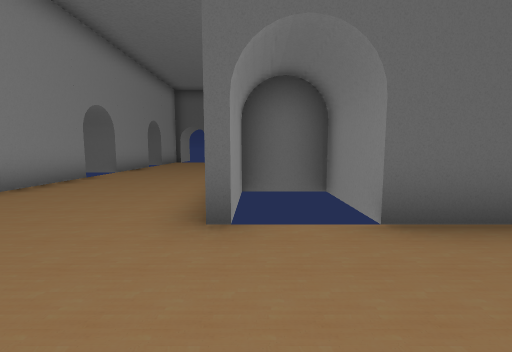
[1] (above)

21 first-person views from a walk through a level from a Godot 3-D game. The camera is 1.5 m above the floor, tilts 6° down and sees 90° across. The floor is counted in squares, 2 m on a side. Each view is taken from the middle of a square. On the plan, view 1 faces up. The plan holds only what a view shows up to about 9 squares ahead; the rest is blank. The place goes on beyond the plan.

[2]
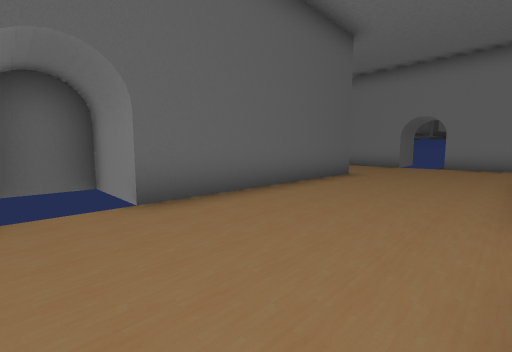

[3]
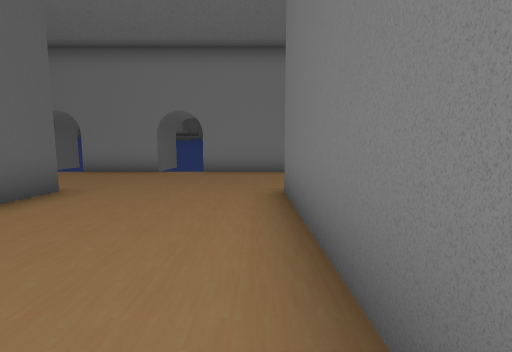

[4]
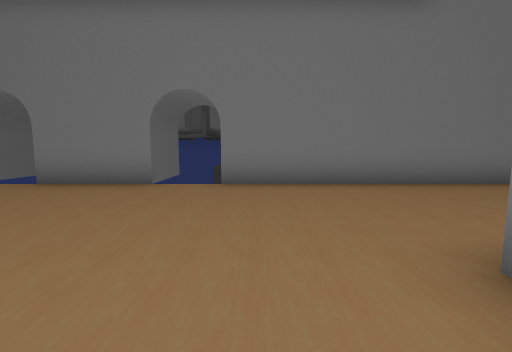

[5]
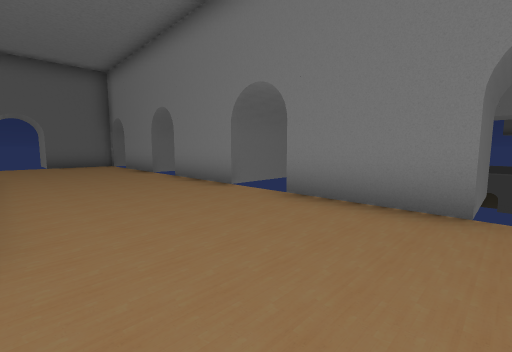

[6]
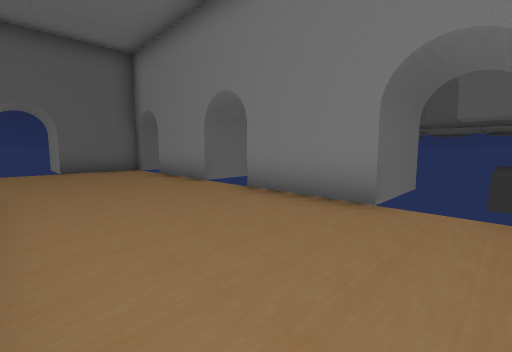

[7]
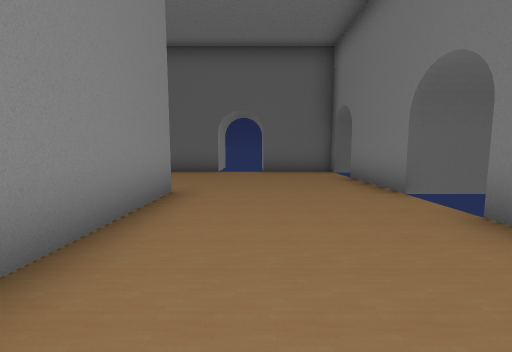

[8]
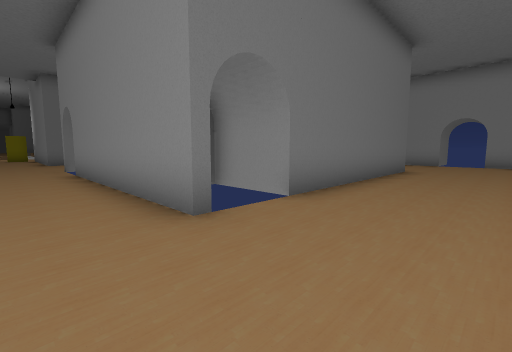

[9]
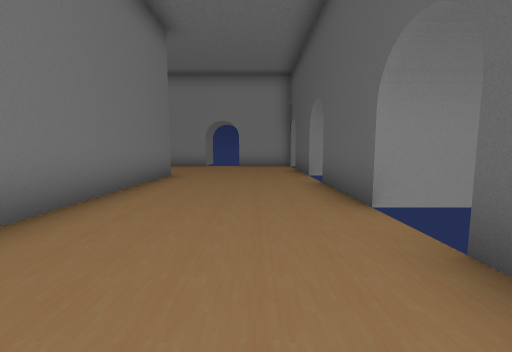

[10]
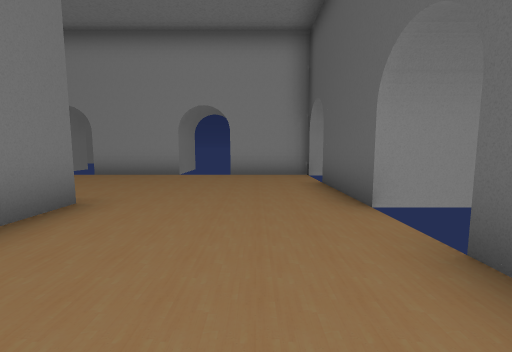

[11]
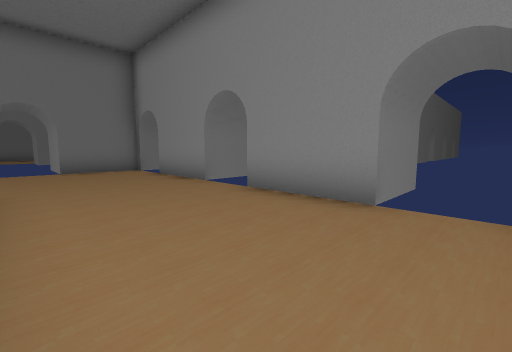

[12]
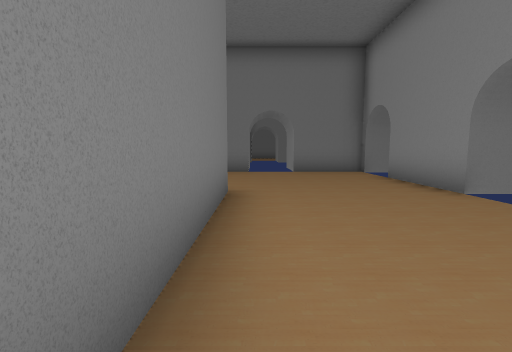

[13]
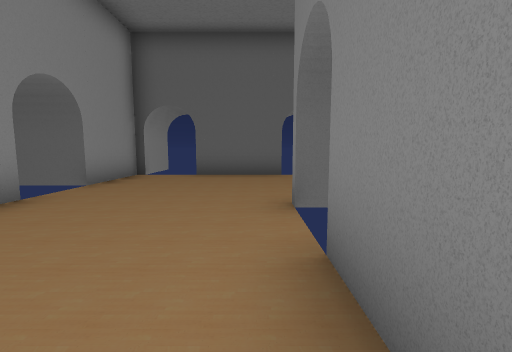

[14]
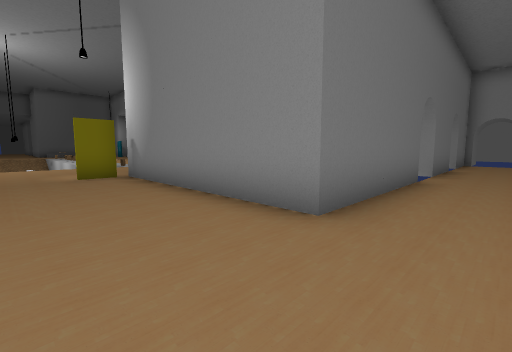

[15]
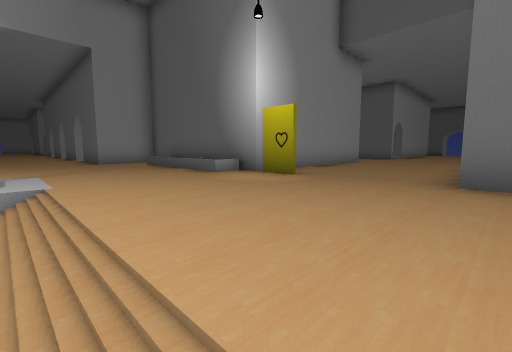

[16]
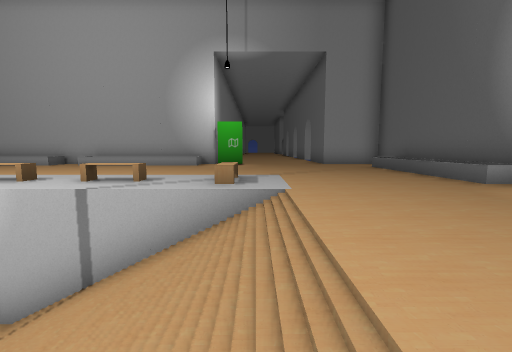

[17]
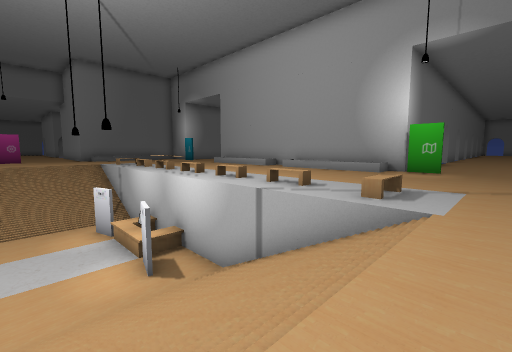

[18]
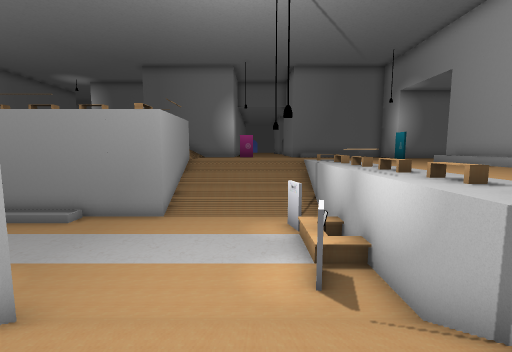

[19]
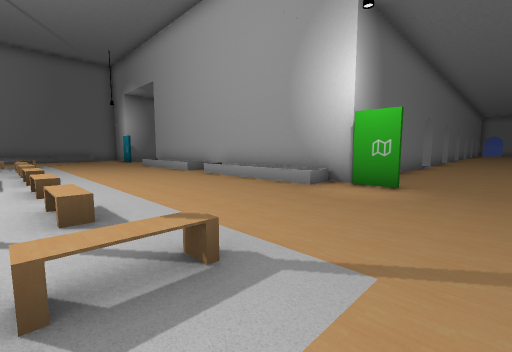

[20]
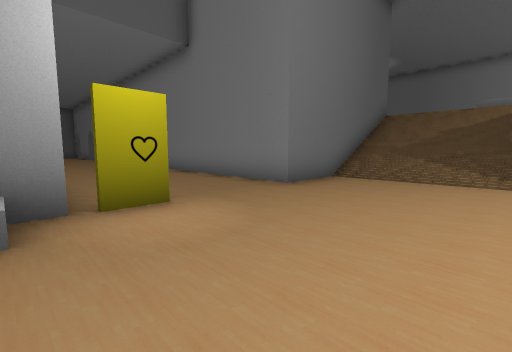

[21]
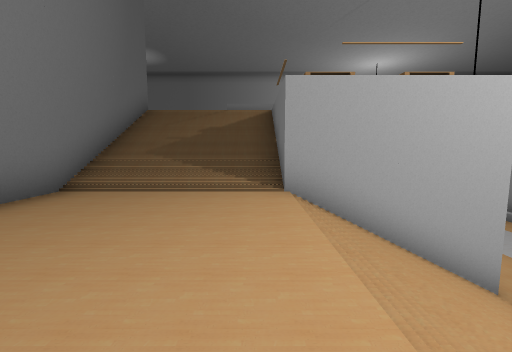

### Floor plan
Key: @ floor where view 1 was taken; # wall or solid block; . main floor; : floor 4 m higher than the main floor; - floor 4 m lower than the main floor; / step, stairs or slope; = window, fence, low wall or low ledge; ^ raised ledge; B bench; O other object.
Columns run from 5 left of view 1 to 18 right of it. Each row starts with its distance up from view 1.
 15 ##################
 14 #................#
 13 #................#
 12 #................#
 11 #................#
 10 #....########....#
  9 #....#     ##....#
  8 #....#      #....#
  7 #....#      #....#
  6 #....#      #....#
  5 #....#      #....#
  4 #....##     #....#
  3 #....########....#
  2 #................#
  1 #................#
  0 #....@...........#
 -1 #................#
 -2 #############....#
 -3             #....#
 -4             #....#
 -5             #....#
 -6             #....#
 -7        ######....######
 -8        .^^^^^#.....////
 -9        ............////
-10       .............////^
-11  ..................////^
-12  ............//////B:  ^
-13   .....#...BB//////B
-14   ##  #^...B.//////B
-15       #^...B.//////B
-16       #^...B.-------
-17       #^...B.-#------
-18       #^...B.O^-------
-19        ^...B.O^--------
-20        ^...B.-#---------
-21       #^  .B. --------==

Where each view was taken, in squares from view 1:
view 1: 0 up, 0 right, facing up
view 2: 1 down, 0 right, facing up-right
view 3: 1 down, 3 right, facing right
view 4: 0 up, 6 right, facing right
view 5: 2 up, 8 right, facing up-right
view 6: 5 up, 8 right, facing up-right
view 7: 6 up, 9 right, facing up
view 8: 13 up, 9 right, facing down-left
view 9: 13 up, 7 right, facing left
view 10: 13 up, 3 right, facing left
view 11: 8 up, 1 left, facing down-left
view 12: 7 up, 1 left, facing down
view 13: 7 up, 1 left, facing up
view 14: 0 up, 10 right, facing down-left
view 15: 12 down, 12 right, facing up-left
view 16: 12 down, 11 right, facing left
view 17: 11 down, 11 right, facing down-left
view 18: 12 down, 10 right, facing down
view 19: 11 down, 7 right, facing down-left
view 20: 11 down, 7 right, facing up-right
view 21: 11 down, 9 right, facing right
